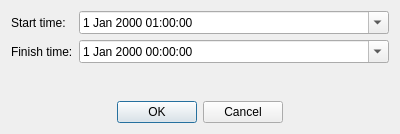
<?xml version="1.0" encoding="UTF-8"?>
<ui version="4.0">
 <class>TimeIntervalDlg</class>
 <widget class="QDialog" name="TimeIntervalDlg">
  <property name="geometry">
   <rect>
    <x>0</x>
    <y>0</y>
    <width>400</width>
    <height>134</height>
   </rect>
  </property>
  <property name="windowTitle">
   <string>Time interval</string>
  </property>
  <property name="modal">
   <bool>false</bool>
  </property>
  <layout class="QVBoxLayout" name="verticalLayout">
   <item>
    <layout class="QFormLayout" name="formLayout">
     <item row="0" column="0">
      <widget class="QLabel" name="mStartTimeLabel">
       <property name="text">
        <string>Start time:</string>
       </property>
      </widget>
     </item>
     <item row="0" column="1">
      <widget class="QDateTimeEdit" name="mStartTimeEdit">
       <property name="time">
        <time>
         <hour>1</hour>
         <minute>0</minute>
         <second>0</second>
        </time>
       </property>
       <property name="calendarPopup">
        <bool>true</bool>
       </property>
      </widget>
     </item>
     <item row="1" column="0">
      <widget class="QLabel" name="mFinishTimeLabel">
       <property name="text">
        <string>Finish time:</string>
       </property>
      </widget>
     </item>
     <item row="1" column="1">
      <widget class="QDateTimeEdit" name="mFinishTimeEdit">
       <property name="calendarPopup">
        <bool>true</bool>
       </property>
      </widget>
     </item>
    </layout>
   </item>
   <item>
    <widget class="QDialogButtonBox" name="buttonBox">
     <property name="orientation">
      <enum>Qt::Horizontal</enum>
     </property>
     <property name="standardButtons">
      <set>QDialogButtonBox::Cancel|QDialogButtonBox::Ok</set>
     </property>
     <property name="centerButtons">
      <bool>true</bool>
     </property>
    </widget>
   </item>
  </layout>
 </widget>
 <resources/>
 <connections>
  <connection>
   <sender>buttonBox</sender>
   <signal>accepted()</signal>
   <receiver>TimeIntervalDlg</receiver>
   <slot>accept()</slot>
   <hints>
    <hint type="sourcelabel">
     <x>248</x>
     <y>254</y>
    </hint>
    <hint type="destinationlabel">
     <x>157</x>
     <y>274</y>
    </hint>
   </hints>
  </connection>
  <connection>
   <sender>buttonBox</sender>
   <signal>rejected()</signal>
   <receiver>TimeIntervalDlg</receiver>
   <slot>reject()</slot>
   <hints>
    <hint type="sourcelabel">
     <x>316</x>
     <y>260</y>
    </hint>
    <hint type="destinationlabel">
     <x>286</x>
     <y>274</y>
    </hint>
   </hints>
  </connection>
 </connections>
</ui>
